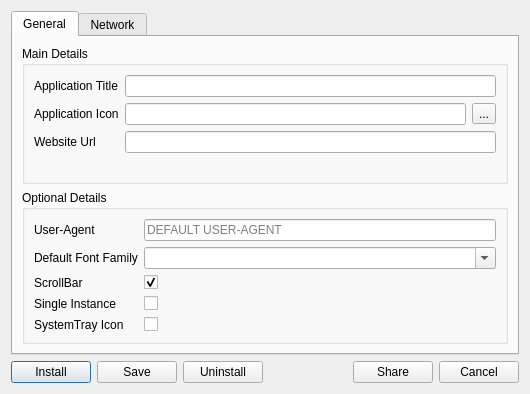
<?xml version="1.0" encoding="UTF-8"?>
<ui version="4.0">
 <class>AddDialog</class>
 <widget class="QDialog" name="AddDialog">
  <property name="geometry">
   <rect>
    <x>0</x>
    <y>0</y>
    <width>530</width>
    <height>394</height>
   </rect>
  </property>
  <property name="windowTitle">
   <string>Bew</string>
  </property>
  <layout class="QVBoxLayout" name="verticalLayout_2">
   <item>
    <widget class="QTabWidget" name="tabWidget">
     <property name="currentIndex">
      <number>0</number>
     </property>
     <widget class="QWidget" name="tab">
      <attribute name="title">
       <string>General</string>
      </attribute>
      <layout class="QVBoxLayout" name="verticalLayout">
       <item>
        <widget class="QGroupBox" name="groupBox">
         <property name="title">
          <string>Main Details</string>
         </property>
         <layout class="QFormLayout" name="formLayout_2">
          <item row="0" column="0">
           <widget class="QLabel" name="label">
            <property name="text">
             <string>Application Title</string>
            </property>
           </widget>
          </item>
          <item row="0" column="1">
           <widget class="QLineEdit" name="title"/>
          </item>
          <item row="1" column="0">
           <widget class="QLabel" name="label_2">
            <property name="text">
             <string>Application Icon</string>
            </property>
           </widget>
          </item>
          <item row="1" column="1">
           <layout class="QHBoxLayout" name="horizontalLayout">
            <item>
             <widget class="QLineEdit" name="icon"/>
            </item>
            <item>
             <widget class="QToolButton" name="iconBtn">
              <property name="text">
               <string>...</string>
              </property>
             </widget>
            </item>
           </layout>
          </item>
          <item row="2" column="0">
           <widget class="QLabel" name="label_3">
            <property name="text">
             <string>Website Url</string>
            </property>
           </widget>
          </item>
          <item row="2" column="1">
           <widget class="QLineEdit" name="website"/>
          </item>
         </layout>
        </widget>
       </item>
       <item>
        <widget class="QGroupBox" name="groupBox_2">
         <property name="title">
          <string>Optional Details</string>
         </property>
         <layout class="QFormLayout" name="formLayout">
          <item row="0" column="0">
           <widget class="QLabel" name="label_4">
            <property name="text">
             <string>User-Agent</string>
            </property>
           </widget>
          </item>
          <item row="0" column="1">
           <widget class="QLineEdit" name="useragent">
            <property name="placeholderText">
             <string>DEFAULT USER-AGENT</string>
            </property>
           </widget>
          </item>
          <item row="2" column="0">
           <widget class="QLabel" name="label_5">
            <property name="text">
             <string>ScrollBar</string>
            </property>
           </widget>
          </item>
          <item row="2" column="1">
           <widget class="QCheckBox" name="scrollbar">
            <property name="text">
             <string/>
            </property>
            <property name="checked">
             <bool>true</bool>
            </property>
           </widget>
          </item>
          <item row="1" column="0">
           <widget class="QLabel" name="label_6">
            <property name="text">
             <string>Default Font Family</string>
            </property>
           </widget>
          </item>
          <item row="1" column="1">
           <widget class="QFontComboBox" name="font">
            <property name="currentText">
             <string/>
            </property>
           </widget>
          </item>
          <item row="3" column="0">
           <widget class="QLabel" name="label_12">
            <property name="text">
             <string>Single Instance</string>
            </property>
           </widget>
          </item>
          <item row="4" column="0">
           <widget class="QLabel" name="label_13">
            <property name="text">
             <string>SystemTray Icon</string>
            </property>
           </widget>
          </item>
          <item row="3" column="1">
           <widget class="QCheckBox" name="singleInstance">
            <property name="text">
             <string/>
            </property>
           </widget>
          </item>
          <item row="4" column="1">
           <widget class="QCheckBox" name="systemTray">
            <property name="text">
             <string/>
            </property>
           </widget>
          </item>
         </layout>
        </widget>
       </item>
      </layout>
     </widget>
     <widget class="QWidget" name="tab_2">
      <attribute name="title">
       <string>Network</string>
      </attribute>
      <layout class="QVBoxLayout" name="verticalLayout_3">
       <item>
        <widget class="QGroupBox" name="proxyGroup">
         <property name="title">
          <string>Proxy</string>
         </property>
         <property name="checkable">
          <bool>true</bool>
         </property>
         <property name="checked">
          <bool>false</bool>
         </property>
         <layout class="QFormLayout" name="formLayout_3">
          <item row="0" column="0">
           <widget class="QLabel" name="label_7">
            <property name="text">
             <string>Type</string>
            </property>
           </widget>
          </item>
          <item row="0" column="1">
           <widget class="QComboBox" name="proxyType">
            <item>
             <property name="text">
              <string>HTTP</string>
             </property>
            </item>
            <item>
             <property name="text">
              <string>Socks</string>
             </property>
            </item>
            <item>
             <property name="text">
              <string>NoProxy</string>
             </property>
            </item>
           </widget>
          </item>
          <item row="1" column="0">
           <widget class="QLabel" name="label_8">
            <property name="text">
             <string>Hostname</string>
            </property>
           </widget>
          </item>
          <item row="1" column="1">
           <widget class="QLineEdit" name="proxyHost"/>
          </item>
          <item row="2" column="0">
           <widget class="QLabel" name="label_9">
            <property name="text">
             <string>Port</string>
            </property>
           </widget>
          </item>
          <item row="2" column="1">
           <widget class="QSpinBox" name="proxyPort">
            <property name="minimum">
             <number>0</number>
            </property>
            <property name="maximum">
             <number>65536</number>
            </property>
           </widget>
          </item>
          <item row="3" column="0">
           <widget class="QLabel" name="label_10">
            <property name="text">
             <string>Username</string>
            </property>
           </widget>
          </item>
          <item row="4" column="0">
           <widget class="QLabel" name="label_11">
            <property name="text">
             <string>Password</string>
            </property>
           </widget>
          </item>
          <item row="3" column="1">
           <widget class="QLineEdit" name="proxyUser"/>
          </item>
          <item row="4" column="1">
           <widget class="QLineEdit" name="proxyPass"/>
          </item>
         </layout>
        </widget>
       </item>
      </layout>
     </widget>
    </widget>
   </item>
   <item>
    <layout class="QHBoxLayout" name="horizontalLayout_2">
     <item>
      <widget class="QPushButton" name="installBtn">
       <property name="text">
        <string>Install</string>
       </property>
      </widget>
     </item>
     <item>
      <widget class="QPushButton" name="saveBtn">
       <property name="text">
        <string>Save</string>
       </property>
      </widget>
     </item>
     <item>
      <widget class="QPushButton" name="uninstallBtn">
       <property name="text">
        <string>Uninstall</string>
       </property>
      </widget>
     </item>
     <item>
      <spacer name="horizontalSpacer">
       <property name="orientation">
        <enum>Qt::Horizontal</enum>
       </property>
       <property name="sizeHint" stdset="0">
        <size>
         <width>40</width>
         <height>20</height>
        </size>
       </property>
      </spacer>
     </item>
     <item>
      <widget class="QPushButton" name="shareBtn">
       <property name="text">
        <string>Share</string>
       </property>
      </widget>
     </item>
     <item>
      <widget class="QPushButton" name="cancelBtn">
       <property name="text">
        <string>Cancel</string>
       </property>
      </widget>
     </item>
    </layout>
   </item>
  </layout>
 </widget>
 <resources/>
 <connections/>
</ui>
